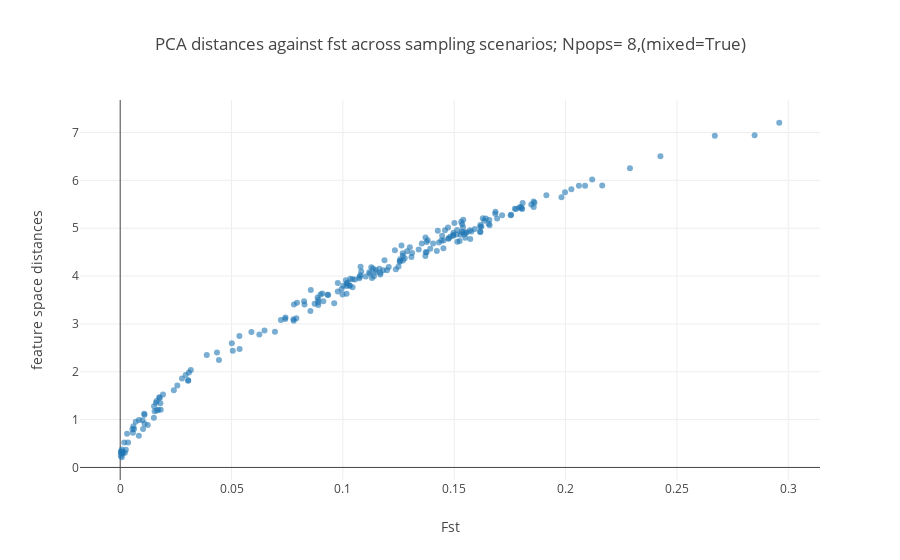

Notebook code cell kept with this figure:
### Markdown cell above
### Fst and euclidian genetic distances

### Code cell
t= np.array([
    unbiased_pairwise,
    biased_pairwise,
    corrected_pairwise
]).T

pearsons= [pearsonr(fst_store,t[:,x])[0] for x in range(t.shape[1])]

lengths_indexes= {z:[x for x in range(len(lengths_vector)) if lengths_vector[x] == z] for z in list(set(lengths_vector))}

lengthy= lengths_indexes.keys()
fig_data= [go.Scatter(
    x= [fst_store[x] for x in lengths_indexes[i]],
    y= [t[x,0] for x in lengths_indexes[i]],
    mode= 'markers',
    marker= dict(
        color= i,
        opacity= .6
    ),
    name= 'L: {}, r: {}'.format(str(i),round(pearsonr([fst_store[x] for x in lengths_indexes[i]],[t[x,0] for x in lengths_indexes[i]])[0],3))
    ) for i in lengthy
]

layout = go.Layout(
    title= 'PCA distances against fst across sampling scenarios; Npops= {},(mixed={})'.format(pop_max,str(MixP)),
    yaxis=dict(
        #range= [0,9],
        title='feature space distances'),
    xaxis=dict(
        #range= [0,.4],
        title='Fst')
)

fig= go.Figure(data=fig_data, layout=layout)
iplot(fig)

### Figure 1 — Plotly figure (JSON) as saved in the notebook; plotly's stock layout.template omitted (floating-point values rounded to 4 significant figures; data arrays with more than 128 entries replaced by an {"elided": "..."} marker saying what was removed)
{"data": [{"marker": {"color": 210, "opacity": 0.6}, "mode": "markers", "name": "L: 210, r: 0.982", "type": "scatter", "x": {"elided": "218 float values"}, "y": {"elided": "218 float values"}}], "layout": {"title": "PCA distances against fst across sampling scenarios; Npops= 8,(mixed=True)", "xaxis": {"title": "Fst"}, "yaxis": {"title": "feature space distances"}}}
